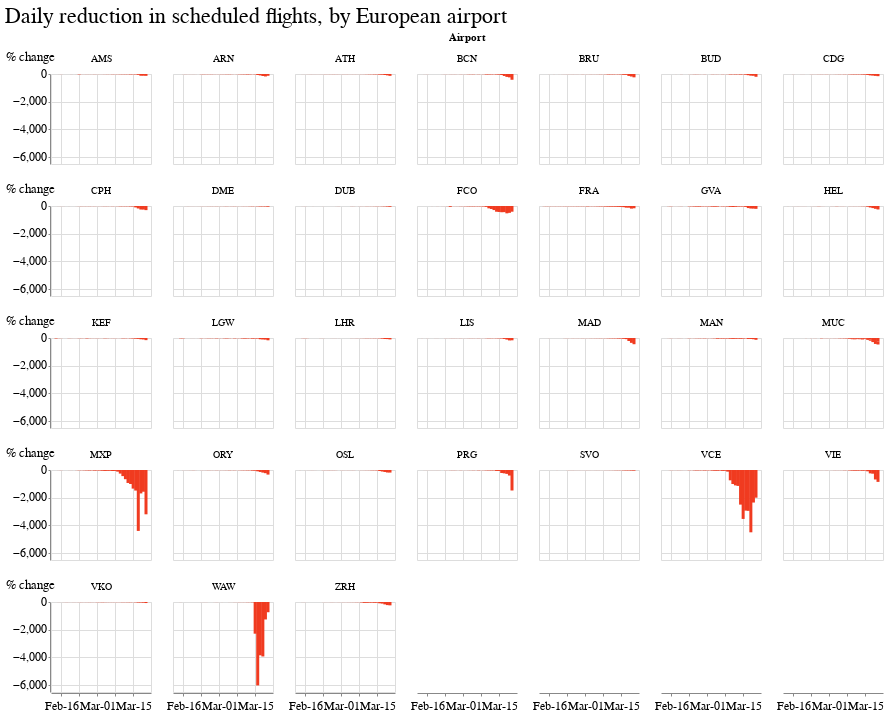

Source (notebook cell):
### Code cell
alt.Chart(europe_merge).mark_bar(color='#f03b20', size=3).encode(
    x=alt.X('date:T', title='', axis=alt.Axis(tickCount=3, format='%b-%d')),
        y=alt.Y('pct_diff:Q', title='% change')
).properties(width=100, height=90).facet(
    facet=alt.Facet('airport:N', title='Airport'),
    columns=7,
    title='Daily reduction in scheduled flights, by European airport'
)

### Figure 1 — Vega-Lite specification as saved in the notebook (floating-point values rounded to 4 significant figures; data arrays with more than 128 entries replaced by an {"elided": "..."} marker saying what was removed)
{"config": {"view": {"width": 800, "height": 450}, "background": "#ffffff", "title": {"anchor": "start", "font": "Benton Gothic Bold, sans", "fontColor": "#000000", "fontSize": 22, "fontWeight": "normal"}, "arc": {"fill": "#82c6df"}, "area": {"fill": "#82c6df"}, "line": {"stroke": "#82c6df", "strokeWidth": 3}, "path": {"stroke": "#82c6df"}, "rect": {"fill": "#82c6df"}, "shape": {"stroke": "#82c6df"}, "bar": {"fill": "#82c6df"}, "point": {"stroke": "#82c6df"}, "symbol": {"fill": "#82c6df", "size": 30}, "axis": {"titleFont": "Benton Gothic Bold, sans", "titleFontSize": 13, "titleFontWeight": "normal", "labelFont": "Benton Gothic, sans", "labelFontSize": 11.5, "labelFontWeight": "normal"}, "axisX": {"labelAngle": 0, "labelPadding": 4, "tickSize": 3}, "axisY": {"labelBaseline": "middle", "maxExtent": 45, "minExtent": 45, "tickSize": 2, "titleAlign": "left", "titleAngle": 0, "titleX": -45, "titleY": -11}, "legend": {"titleFont": "Benton Gothic Bold, sans", "titleFontSize": 13, "titleFontWeight": "normal", "symbolType": "square", "labelFont": "Benton Gothic, sans", "labelFontSize": 11.5}, "range": {"category": ["#3580b1", "#ec8431", "#ab7fb4", "#c89d29", "#adc839", "#829eb1"], "diverging": ["#e68a4f", "#f4bb6a", "#f9e39c", "#dadfe2", "#a6b7c6", "#849eae"], "heatmap": ["#fbf2c7", "#f9e39c", "#f8d36e", "#f4bb6a", "#e68a4f", "#d15a40", "#ab4232"], "ordinal": ["#fbf2c7", "#f9e39c", "#f8d36e", "#f4bb6a", "#e68a4f", "#d15a40", "#ab4232"], "ramp": ["#fbf2c7", "#f9e39c", "#f8d36e", "#f4bb6a", "#e68a4f", "#d15a40", "#ab4232"]}}, "data": {"name": "data-e106675ee89886627c655a2cd50a25cf"}, "facet": {"type": "nominal", "field": "airport", "title": "Airport"}, "spec": {"mark": {"type": "bar", "color": "#f03b20", "size": 3}, "encoding": {"x": {"type": "temporal", "axis": {"format": "%b-%d", "tickCount": 3}, "field": "date", "title": ""}, "y": {"type": "quantitative", "field": "pct_diff", "title": "% change"}}, "height": 90, "width": 100}, "columns": 7, "title": "Daily reduction in scheduled flights, by European airport", "$schema": "https://vega.github.io/schema/vega-lite/v4.0.2.json", "datasets": {"data-e106675ee89886627c655a2cd50a25cf": {"elided": "1151 records"}}}
